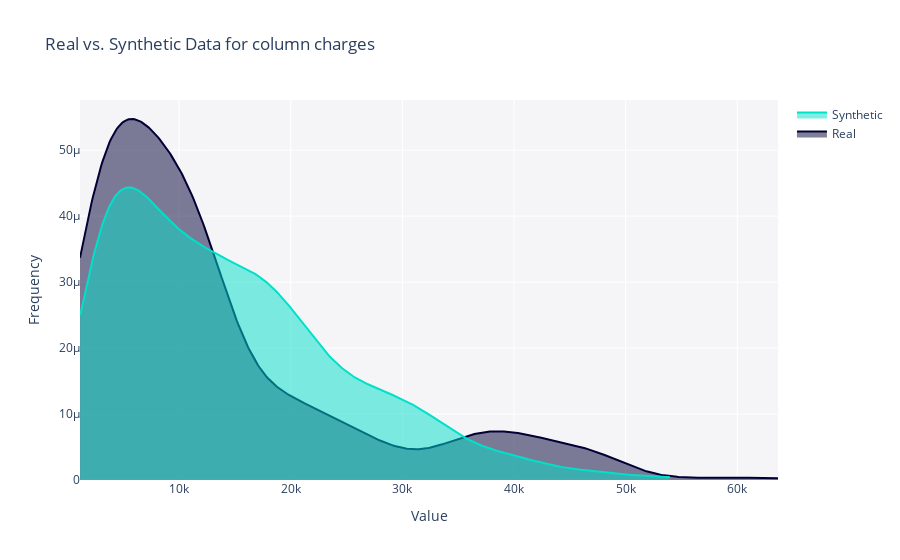

This figure's notebook cell:
### Code cell
fig = utils.get_column_plot(
    real_data=df,
    synthetic_data=df_gaussian,
    column_name='charges',
    metadata=metadata
)

fig.show()

### Figure 1 — Plotly figure (JSON) as saved in the notebook; plotly's stock layout.template omitted (floating-point values rounded to 4 significant figures; data arrays with more than 128 entries replaced by an {"elided": "..."} marker saying what was removed)
{"data": [{"fill": "tozeroy", "hovertemplate": "<b>Real</b><br>Value: %{x}<br>Frequency: %{y}<extra></extra>", "legendgroup": "Real", "marker": {"color": "#000036"}, "mode": "lines", "name": "Real", "showlegend": true, "type": "scatter", "x": {"elided": "500 float values"}, "xaxis": "x", "y": {"elided": "500 float values"}, "yaxis": "y"}, {"fill": "tozeroy", "hovertemplate": "<b>Synthetic</b><br>Value: %{x}<br>Frequency: %{y}<extra></extra>", "legendgroup": "Synthetic", "marker": {"color": "#01E0C9"}, "mode": "lines", "name": "Synthetic", "showlegend": true, "type": "scatter", "x": {"elided": "500 float values"}, "xaxis": "x", "y": {"elided": "500 float values"}, "yaxis": "y"}], "layout": {"autosize": true, "barmode": "overlay", "hovermode": "closest", "legend": {"traceorder": "reversed"}, "plot_bgcolor": "#F5F5F8", "title": {"text": "Real vs. Synthetic Data for column charges"}, "xaxis": {"anchor": "y2", "autorange": true, "domain": [0, 1], "range": [1122.0, 63650.0], "title": {"text": "Value"}, "type": "linear", "zeroline": false}, "yaxis": {"anchor": "free", "autorange": true, "domain": [0, 1], "position": 0, "range": [0, 5.761e-05], "title": {"text": "Frequency"}, "type": "linear"}}}
